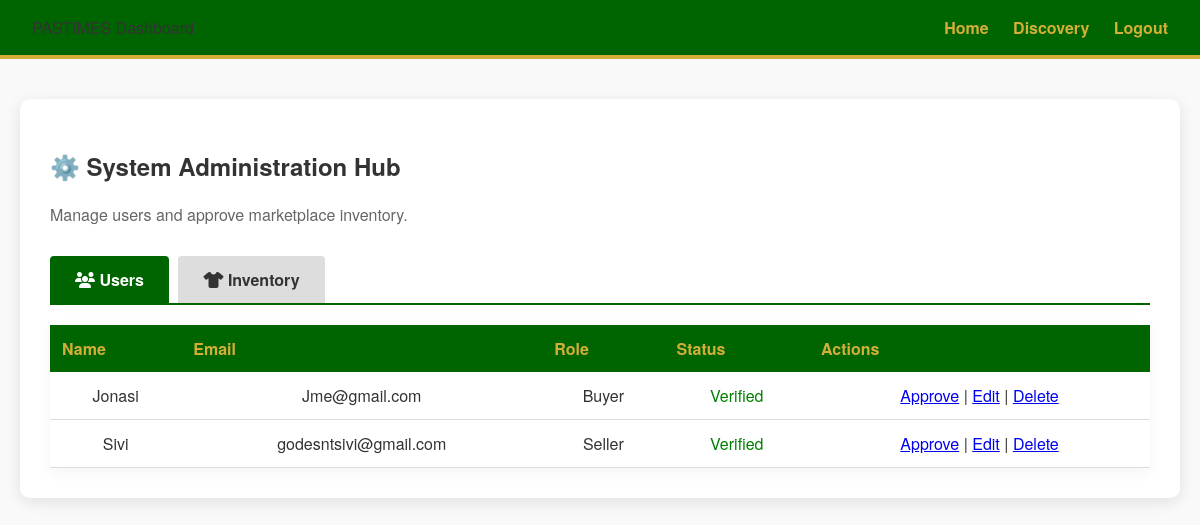
/admin.php, run on an earlier commit of the app's database.
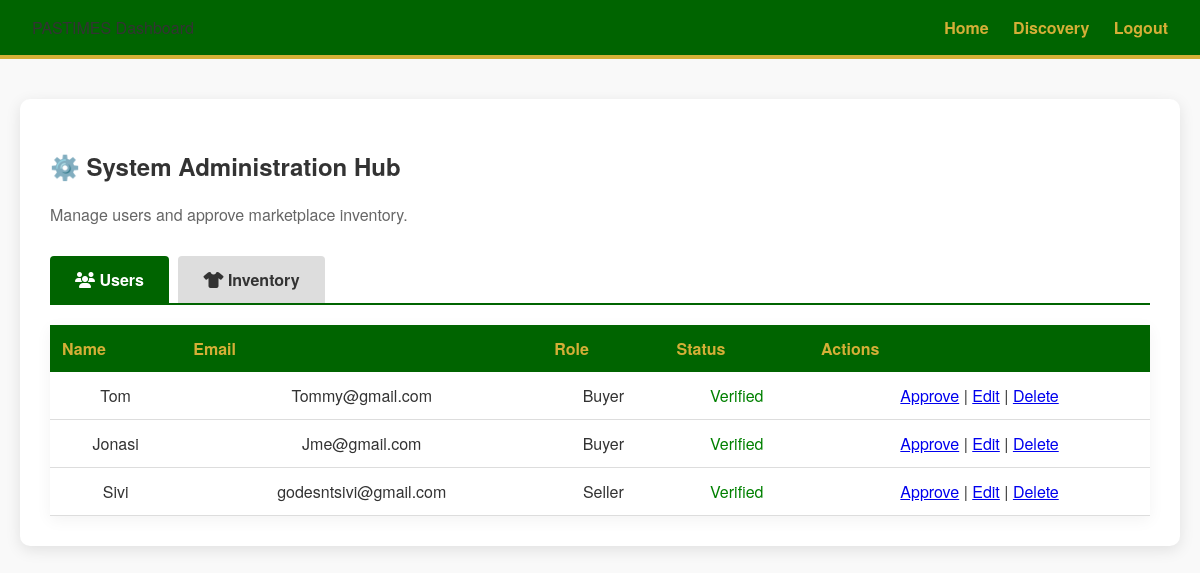
And on a later commit of the database.
### tables this page shows
CREATE TABLE `user` (
  `userId` int(11) NOT NULL,
  `userName` varchar(100) DEFAULT NULL,
  `userEmail` varchar(100) DEFAULT NULL,
  `password` varchar(255) DEFAULT NULL,
  `role` enum('Buyer','Seller','Admin') DEFAULT NULL,
  `isVerified` tinyint(1) DEFAULT 0
);

### admin.php (the view, shortened to what this page needs)
<?php
include 'DBConn.php';
$currentTab = $_GET['tab'] ?? 'users';
$userResult = mysqli_query($conn, "SELECT * FROM `user` ORDER BY isVerified ASC, userId DESC");
?>
<!DOCTYPE html>
<html lang="en">
<head>
    <link rel="stylesheet" href="style.css">
    <link rel="stylesheet" href="https://cdnjs.cloudflare.com/ajax/libs/font-awesome/6.4.0/css/all.min.css">
</head>
<body>
    <nav>
        <div class="logo">PASTIMES Dashboard</div>
        <div>
            <a href="index.php">Home</a>
            <a href="discovery.php">Discovery</a>
            <a href="logout.php">Logout</a>
        </div>
    </nav>
    <div class="container" style="max-width: 1100px; margin-top: 40px;">
        <h2>⚙️ System Administration Hub</h2>
        <p style="color: #666;">Manage users and approve marketplace inventory.</p>
        <div style="margin-top: 30px; border-bottom: 2px solid var(--pastimes-green, #006400);">
            <a href="admin.php?tab=users" class="tab-btn <?php echo ($currentTab == 'users') ? 'active' : ''; ?>"><i
                    class="fas fa-users"></i> Users</a>
            <a href="admin.php?tab=products"
                class="tab-btn <?php echo ($currentTab == 'products') ? 'active' : ''; ?>"><i class="fas fa-tshirt"></i>
                Inventory</a>
        </div>
        <?php if ($currentTab == 'users'): ?>
        <table
            style="width: 100%; border-collapse: collapse; background: white; box-shadow: 0 4px 15px rgba(0,0,0,0.05);">
            <thead style="background: #f4f4f4;">
                <tr>
                    <th style="padding: 12px; text-align: left;">Name</th>
                    <th style="padding: 12px; text-align: left;">Email</th>
                    <th style="padding: 12px; text-align: left;">Role</th>
                    <th style="padding: 12px; text-align: left;">Status</th>
                    <th style="padding: 12px; text-align: left;">Actions</th>
                </tr>
            </thead>
            <tbody>
                <?php while ($row = mysqli_fetch_assoc($userResult)): ?>
                <tr style="border-bottom: 1px solid #ddd;">
                    <td style="padding: 12px;"><?php echo htmlspecialchars($row['userName']); ?></td>
                    <td style="padding: 12px;"><?php echo htmlspecialchars($row['userEmail']); ?></td>
                    <td style="padding: 12px;"><?php echo htmlspecialchars($row['role']); ?></td>
                    <td style="padding: 12px;">
                        <?php echo $row['isVerified'] ? '<span style="color:green;">Verified</span>' : '<span style="color:red;">Pending</span>'; ?>
                    </td>
                    <td style="padding: 12px;">
                        <a href="admin.php?approve_user=<?php echo $row['userId']; ?>">Approve</a> |
                        <a href="admin.php?edit_user=<?php echo $row['userId']; ?>">Edit</a> |
                        <a href="admin.php?delete_user=<?php echo $row['userId']; ?>"
                            onclick="return confirm('Are you sure?')">Delete</a>
                    </td>
                </tr>
                <?php endwhile; ?>
            </tbody>
        </table>
        <?php endif; ?>
    </div>
</body>
</html>

What changed in the data, as far as the page shows it:
added user: userName "Tom", userEmail "Tommy@gmail.com", role "Buyer", isVerified "Verified"
